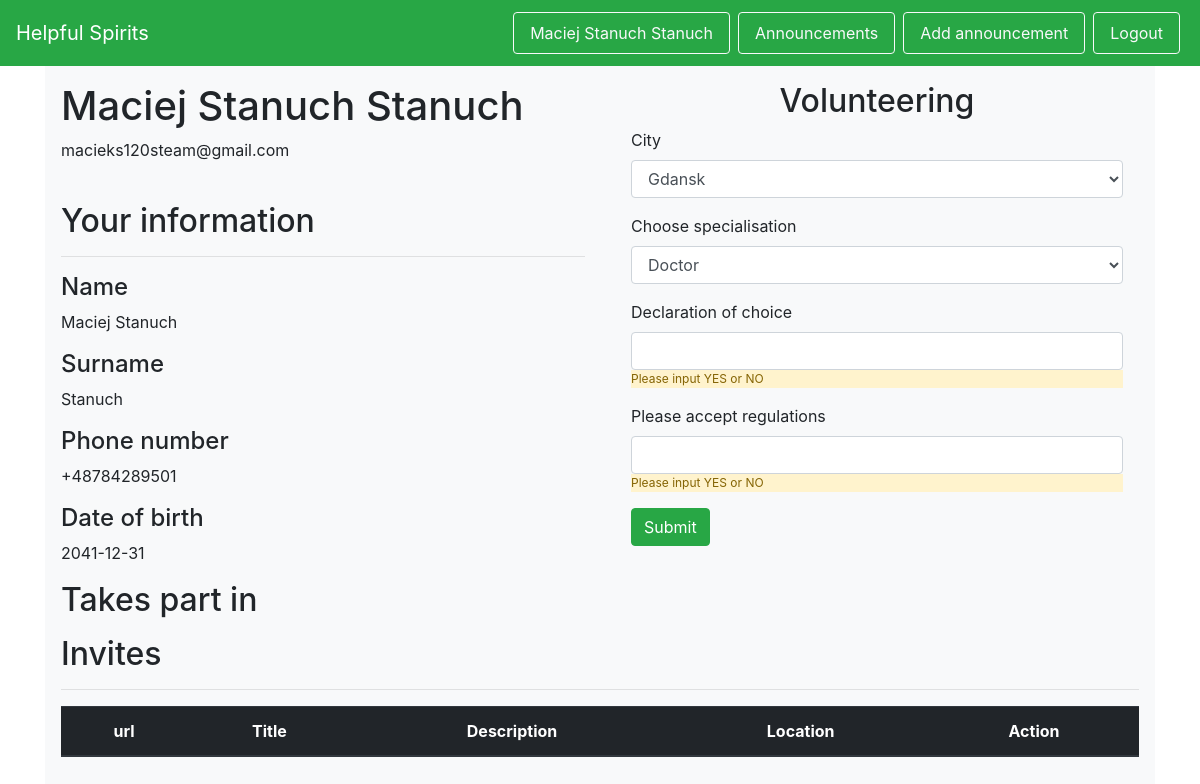
/my_profile (signed in), run on the app's committed database.
### helpful_spirits/models.py (models this page shows, shortened)
class User(db.Model, UserMixin):
    id = db.Column(db.Integer, primary_key=True)
    firstname = db.Column(db.String(50), nullable=False)
    surname = db.Column(db.String(50), nullable=False)
    birthday = db.Column(db.Date, nullable=False)
    phone = db.Column(db.String, nullable=False)
    password_hash = db.Column(db.String, nullable=False)
    email = db.Column(db.String)

### helpful_spirits/views.py (the view, shortened to what this page needs)
@app.route('/my_profile', methods=['GET', 'POST'])
@login_required
def my_profile():
    form = VolunteersDeclaration()
    volunteer = Volunteer.query.filter_by(user_id=current_user.id).first()
    seksmisje = []
    seksmisje_accepted = []
    if volunteer is not None:
        volunteer_id = volunteer.id
        seksmisje = Seksmisja.query.filter_by(volunteer_id=volunteer_id).filter_by(status="INVITED").all()
        seksmisje_accepted = Seksmisja.query.filter_by(volunteer_id=volunteer_id).filter_by(status="accept").all()
    posters = [Poster.query.filter_by(id=seksmisja.poster_id).first() for seksmisja in seksmisje]
    posters = set(posters) - {None}
    form_select = Select()
    return render_template('my_profile.html', form=form, form_select=form_select, posters=posters,
                           seksmisje_accepted=seksmisje_accepted)

### helpful_spirits/forms.py
class VolunteersDeclaration(Form):
    city_choices = [(city.name, city.name) for city in City.get_all()]
    does_want = StringField('Declaration of choice', validators=[DataRequired()])
    does_accept = StringField('Please accept regulations', validators=[DataRequired()])
    specialisation_choices = [(specialisation.name, specialisation.name) for specialisation in Specialisation.get_all()]
    specialisation = SelectField('Choose specialisation', choices=specialisation_choices)
    city = SelectField('City', choices=city_choices, validators=[DataRequired()])

class Select(Form):
    acc = [('accept', 'accept'), ('reject', 'reject')]
    accept_or_reject = SelectField('City', choices=acc, validators=[DataRequired()])

### helpful_spirits/__init__.py (called while the page is built)
@login_manager.user_loader
def load_user(user_id):
    return models.User.query.filter_by(id=user_id).first()

### helpful_spirits/templates/my_profile.html (shortened to what this page needs)
{% extends 'base.html' %}
{% from "includes/_forms.html" import render_field %}
{% block body %}
    <div id="wrapper-div" class="py-3 px-3" style="background-color: #f8f9fa;">
        <div class="row">
            <div class="col-md-6 col-xs-12">
                <h1>{{ current_user.firstname }} {{ current_user.surname }}</h1>
                <p>
                    {{ current_user.email }}
                </p>
                <br/>
                <h2>Your information</h2>
                <hr/>
                <h4>Name</h4>
                <p>{{ current_user.firstname }}</p>
                <h4>Surname</h4>
                <p>{{ current_user.surname }}</p>
                <h4>Phone number</h4>
                <p>{{ current_user.phone }}</p>
                <h4>Date of birth</h4>
                <p>{{ current_user.birthday }}</p>
            </div>
            <div class="col-md-6 col-xs-12">
                <h2 class="text-center">Volunteering</h2>
                <form id="register-form" method="POST" action="/my_profile">
                    <div class="form-group mx-3">
                        {{ render_field(form.city, class_="form-control") }}
                    </div>
                    <div class="form-group mx-3">
                        {{ render_field(form.specialisation, class_="form-control") }}
                    </div>
                    <div class="form-group mx-3">
                        {{ render_field(form.does_want, class_="form-control") }}
                        <p class="alert-warning" style="font-size:75%">Please input YES or NO</p>
                    </div>
                    <div class="form-group mx-3">
                        {{ render_field(form.does_accept, class_="form-control") }}
                        <p class="alert-warning" style="font-size:75%">Please input YES or NO</p>
                    </div>
                    <p><input type="submit" class="btn btn-success mx-3" value="Submit"></p>
                </form>
            </div>
        </div>
        <div class="row">
            <div class="col-12">
                <h2>Takes part in</h2>
                <h2>Invites</h2>
                <hr/>
                <table class="table text-center">
                    <thead class="thead-dark">
                    <tr>
                        <th scope="col">url</th>
                        <th scope="col">Title</th>
                        <th scope="col">Description</th>
                        <th scope="col">Location</th>
                        <th scope="col">Action</th>
                    </tr>
                    </thead>
                </table>
            </div>
        </div>
    </div>
{% endblock %}

### helpful_spirits/templates/includes/_navbar.html (shortened to what this page needs)
<nav class="navbar navbar-dark bg-success sticky-top">
    <a class="navbar-brand" href="/">Helpful Spirits</a>
    <ul class="nav list-inline">
        {% if current_user.is_authenticated %}
        <li class="nav-item">
            <a class="nav-link btn btn-outline-light mx-1 my-1" href="/my_profile">{{ current_user.firstname }}
                {{ current_user.surname }}</a>
        </li>
        <li class="nav-item">
            <a class="nav-link btn btn-outline-light mx-1 my-1" href="/posters">Announcements</a>
        </li>
        <li class="nav-item">
            <a class="nav-link btn btn-outline-light mx-1 my-1" href="/add_poster">Add announcement</a>
        </li>
        <li class="nav-item">
            <a class="nav-link btn btn-outline-light mx-1 my-1" href="/logout">Logout</a>
        </li>
        {% endif %}
    </ul>
</nav>

### data on the page
User: firstname "Maciej Stanuch", surname "Stanuch", email "macieks120steam@gmail.com", phone "+48784289501", birthday "2041-12-31"

### other printed values
{{ field.label }} "City Choose specialisation Declaration of choice Please accept regulations"
